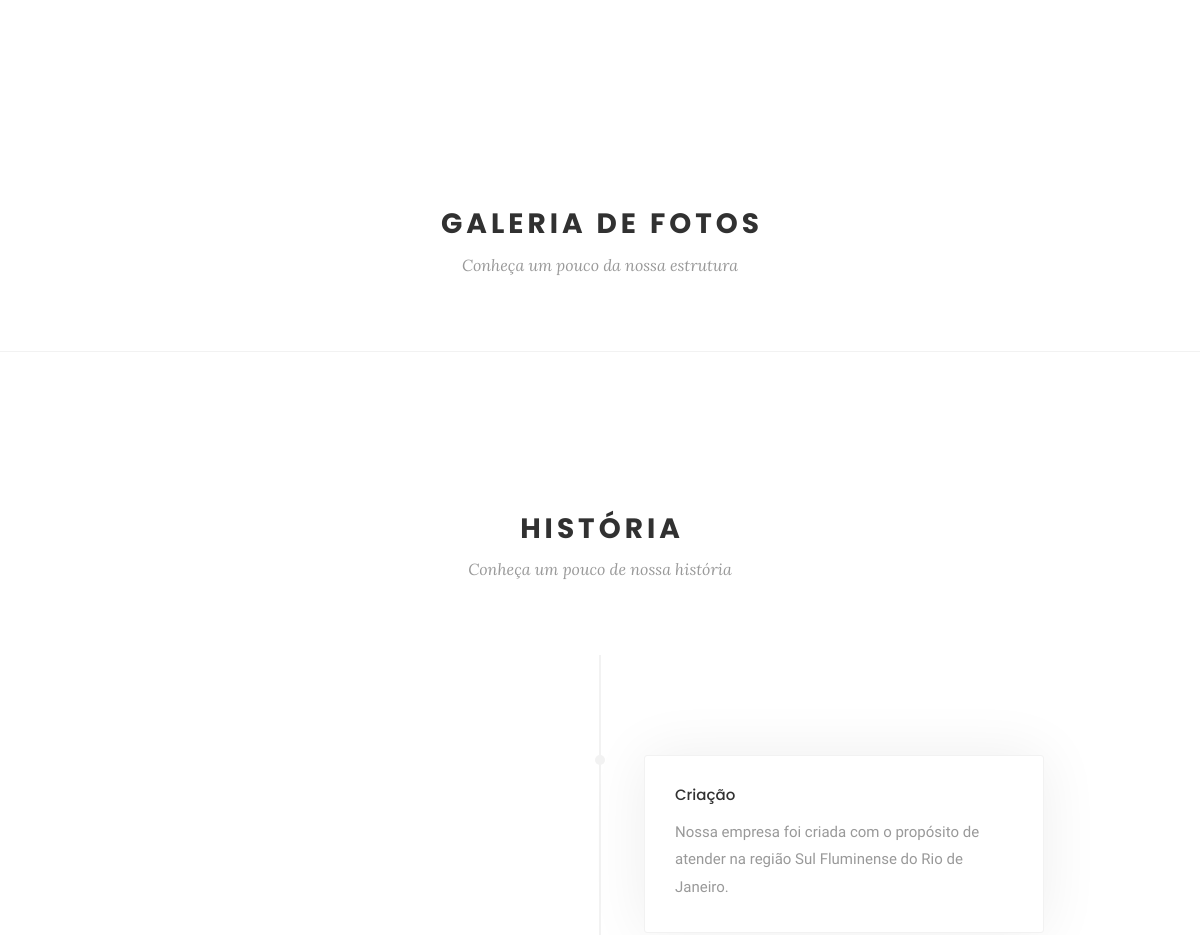
The app's page / (middle part), older data.
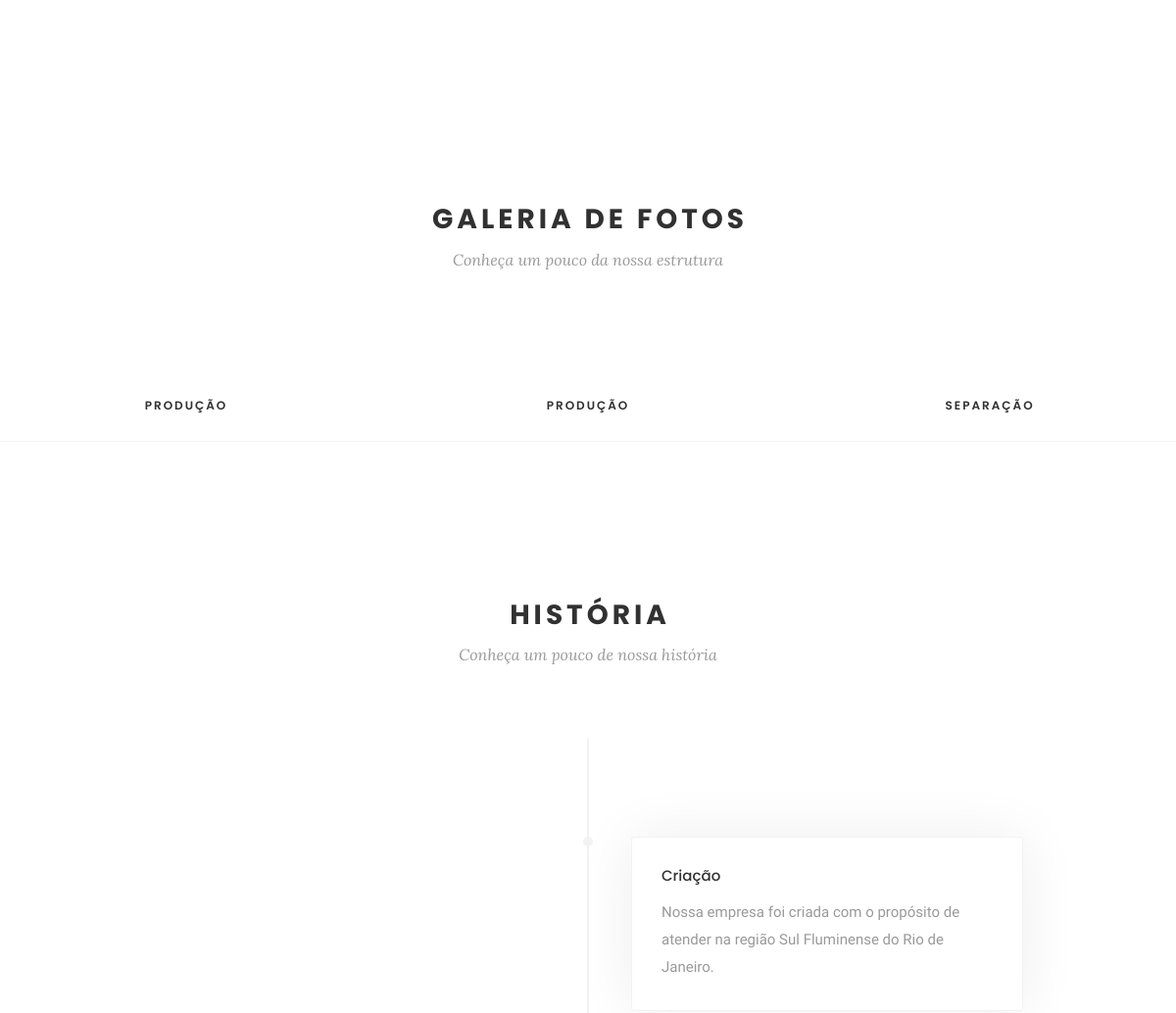
The same page, newer data.
### aplic/models.py (models this page shows, shortened)
class Galeria(models.Model):
    nome = models.CharField('Nome da foto', max_length=50)
    foto = StdImageField('Foto', null=True, blank=True, upload_to=get_file_path, variations={'thumb': {'width': 1100, 'height': 700, 'crop': True}})
    class Meta:
        verbose_name = 'Foto da Galeria'
        verbose_name_plural = 'Fotos da Galeria'

### aplic/views.py (the view)
# urls.py: path('', IndexView.as_view(), name='index'),
class IndexView(TemplateView):
    template_name = 'index.html'
    def get_context_data(self, **kwargs):
        context = super(IndexView, self).get_context_data(**kwargs)
        context['foto'] = Galeria.objects.order_by('nome').all()
        return context

### aplic/templates/index.html (shortened to what this page needs)
{% extends 'base.html' %}
{% load static %}
{% block content %}
			<div class="wrapper">
				{% include 'redes-sociais.html' %}
				{% include 'galeria.html' %}
			<div class="wrapper">
				{% include 'historia.html' %}
            </div>
            </div>
{% endblock %}

### aplic/templates/galeria.html (shortened to what this page needs)
{% load static %}
	<section class="module p-b-0">
		<div class="container">
			<div class="row">
				<div class="col-md-8 m-auto">
					<div class="module-title text-center">
						<h2>Galeria de Fotos</h2>
						<p class="font-serif">Conheça um pouco da nossa estrutura</p>
					</div>
				</div>
			</div>
		</div>
	</section>
	<section class="module module-divider-bottom p-0">
		<div class="row row-portfolio" date-portfolio-type="standard" data-columns="3">
			{% for f in foto %}
			<div class="grid-sizer"></div>
			<div class="portfolio-item branding photo undefined">
				<div class="portfolio-wrapper">
				</div>
				<div class="portfolio-caption">
					<h5 class="portfolio-title">{{ f.nome }}</h5>
				</div>
			</div>
			{% endfor %}
		</div>
	</section>

Row changes from the older to the newer data that the page shows:
added Galeria: nome "PRODUÇÃO"
added Galeria: nome "PRODUÇÃO"
added Galeria: nome "SEPARAÇÃO"
